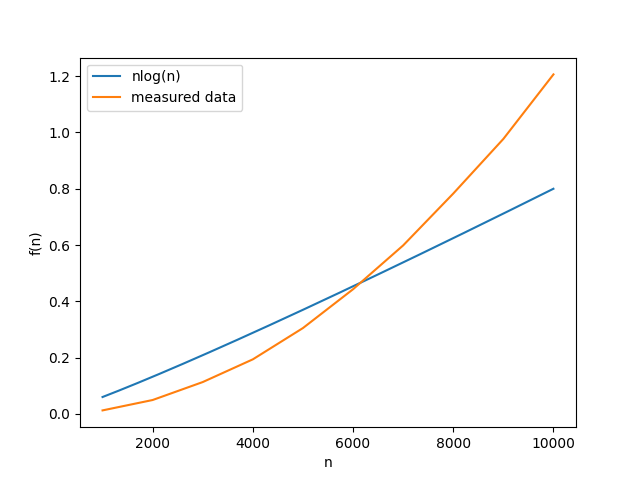

Recreate this plot in Python.
import json
import matplotlib.pyplot as plt
import sys
import timeit
import math
sys.setrecursionlimit(20000)

def func1(arr, low, high):
    if low < high:
        pi = func2(arr, low, high)
        func1(arr, low, pi-1)
        func1(arr, pi + 1, high)
def func2(array, start, end):
    p = array[start]
    low = start + 1
    high = end
    while True:
        while low <= high and array[high] >= p:
            high = high - 1
        while low <= high and array[low] <= p:
            low = low + 1
        if low <= high:
            array[low], array[high] = array[high], array[low]
        else:
            break
    array[start], array[high] = array[high], array[start]
    return high

def main():
    with open("Q2/ex2.5.json") as a:
        input = json.load(a)
    time_series = []
    for arr in input:
        time = timeit.repeat('func1(arr_cpy, 0, len(arr_cpy)-1)',
                        setup='arr_cpy = arr[:]',
                        globals = {'arr':arr, 'func1':func1},
                        repeat=10,
                        number=1)
        print('test')
        time_series.append(sum(time)/len(time))
    x = [x for x in range(1000, 10000)]
    y = [0.0000002*i*math.log(i, 10) for i in x]
    n = [len(arr) for arr in input]
    plt.plot(x, y, label='nlog(n)')
    plt.plot(n, time_series, label='measured data')
    plt.xlabel('n')
    plt.ylabel('f(n)')
    plt.legend()
    plt.show()

if __name__ == '__main__':
    main()
